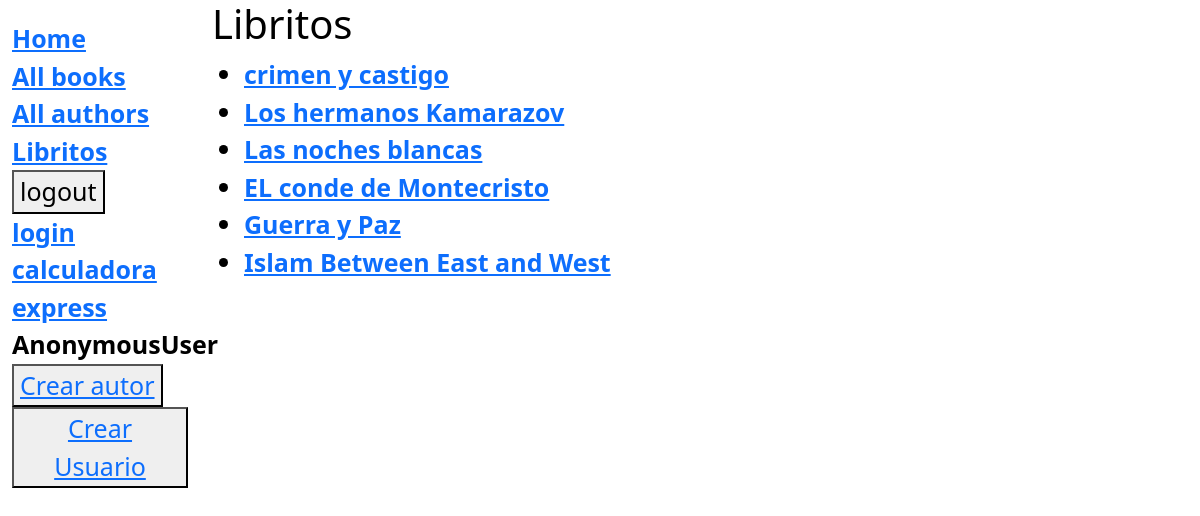
The app's page /catalog/libritos/, older data.
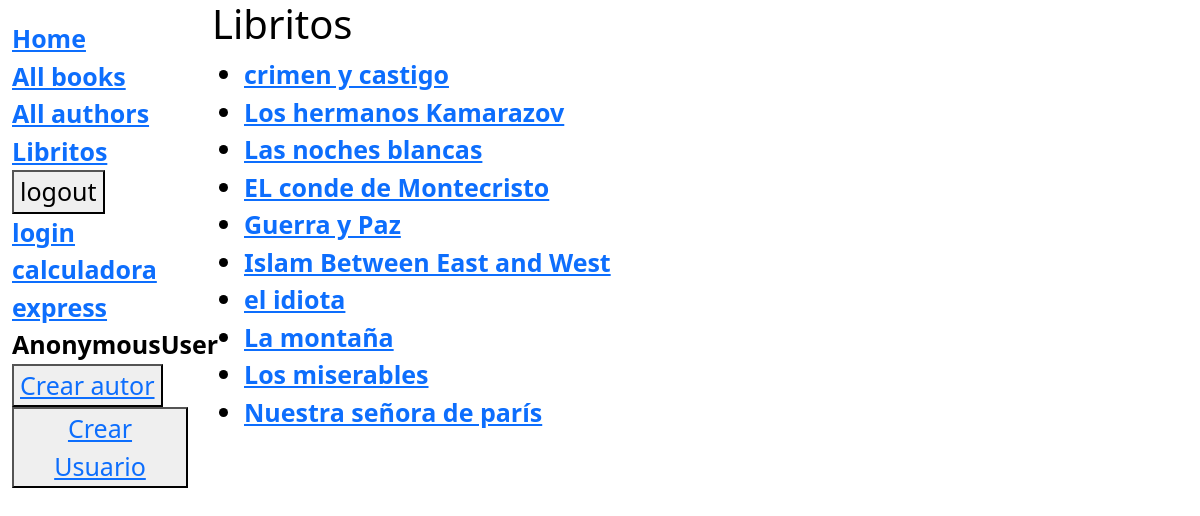
The same page, newer data.
### catalog/models.py (models this page shows, shortened)
class Book(models.Model):
    title = models.CharField(max_length=200)
    lenguaje  = models.ForeignKey('Lenguaje', on_delete=models.CASCADE,null=True)
    author = models.ForeignKey('Author', on_delete=models.SET_NULL, null=True)
    summary = models.TextField(max_length=1000, help_text="Ingrese una breve descripción del libro")
    isbn = models.CharField('ISBN',max_length=13, help_text='13 Caracteres <a href="https://www.isbn-international.org/content/what-isbn">ISBN number</a>')
    portada = models.ImageField(upload_to='libros/portadas/', null=True, blank=True)
    genre = models.ManyToManyField(Genre, help_text="Seleccione un genero para este libro")
    def get_absolute_url(self):
        return reverse('book-detail', args=[str(self.id)])
    def display_genre(self):
        """Create a string for the Genre. This is required to display genre in Admin."""
        return ', '.join(genre.name for genre in self.genre.all()[:3])
    display_genre.short_description = 'Genre'

### catalog/views.py (the view)
# urls.py: path('libritos/', views.ListarLibros,name="ListarLibros"),
def ListarLibros(request):
    numLibros =  Book.objects.all()
    context = {
	'numlibros':numLibros
    }
    return render(request,'libros.html' , context)

### catalog/templates/libros.html
{% extends "base_generic.html" %}
{% block content %}
  <h1>Libritos</h1>
  {% if  numlibros%}
  <ul>
    {% for book in numlibros %}
    <li>
      <a href="{{ book.get_absolute_url }} ">{{ book.title }}</a>
    </li>
    {% endfor %}
  </ul>
  {% else %}
    <p>No hay libros en la biblioteca.</p>
  {% endif %}
{% endblock %}

### catalog/templates/base_generic.html (shortened to what this page needs)
<!DOCTYPE html>
<html lang="en">
  <head>
    <link href="https://cdn.jsdelivr.net/npm/bootstrap@5.3.3/dist/css/bootstrap.min.css"
      rel="stylesheet"
>
    {% load static %}
    <link rel="stylesheet" href="{% static 'css/styles.css' %}" />
  </head>
  <body>
    <div class="container-fluid">
      <div class="row">
        <div class="col-sm-2">
          {% block sidebar %}
            <ul class="sidebar-nav">
              <li><a href="{% url 'index' %}">Home</a></li>
              <li><a href="{% url 'books' %}">All books</a></li>
              <li><a href="{% url 'autores' %}">All authors</a></li>
              <li><a href="/catalog/libritos">Libritos</a></li>
              <form method="post" action="{% url 'logout' %}">
                <button type="submit">logout</button>
              </form>
              <li><a href="{% url 'login' %}">login</a></li>
              <li><a href="{% url 'calculadora' %}">calculadora express</a></li>
              <li>{{ user }}</li>
              <li><button><a href="{% url 'crearAutor' %}">Crear autor</a></button></li>
              <li><button><a href="{% url 'author-create' %}">Crear Usuario</a></button></li>
            </ul>
          {% endblock %}
        </div>
        <div class="col-sm-10">
          {% block content %}{% endblock %}
        </div>
      </div>
    </div>
  </body>
</html>

### catalog/static/css/styles.css (style rules this page uses)
.sidebar-nav { margin-top: 20px; padding: 0; list-style: none; }
body { background-color: #ffffff; background-repeat: no-repeat; background-size: cover; color: black; font-size: 25px; font-weight: 599; }

Row changes from the older to the newer data that the page shows:
added Book: title "el idiota"
added Book: title "La montaña"
added Book: title "Los miserables"
added Book: title "Nuestra señora de parís"
